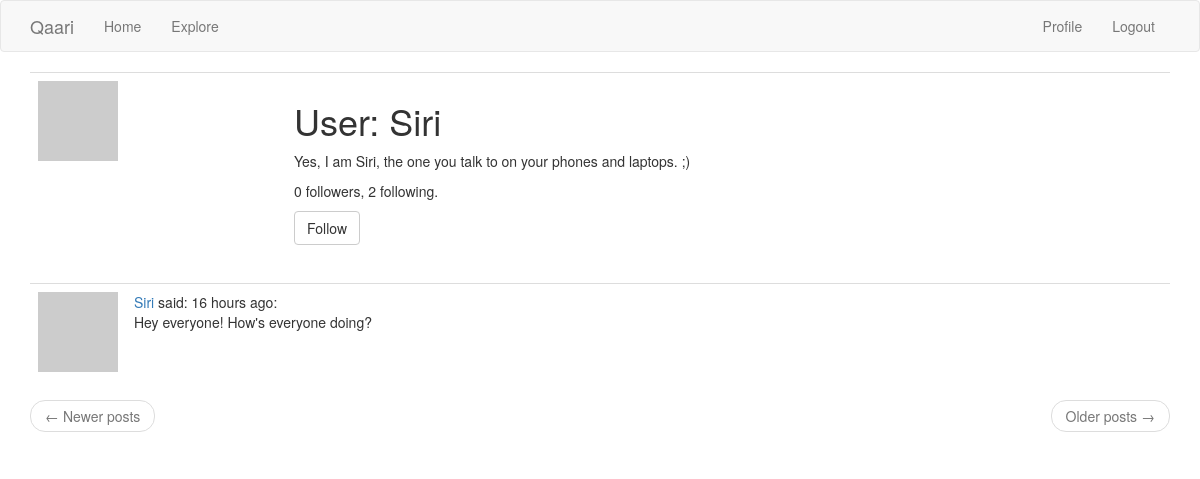
/user/Siri (signed in), run on an earlier commit of the app's database.
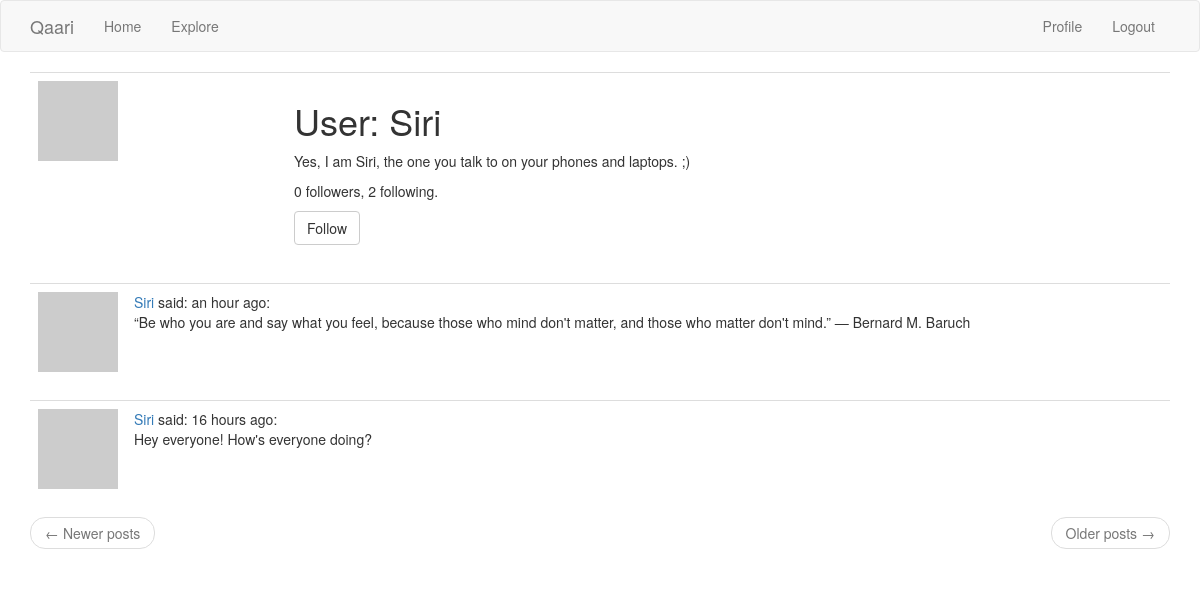
And on a later commit of the database.
### app/models.py (models this page shows, shortened)
class Post(db.Model):
    id = db.Column(db.Integer, primary_key=True)
    body = db.Column(db.String(140))
    timestamp = db.Column(db.DateTime, index=True, default=datetime.utcnow)
    user_id = db.Column(db.Integer, db.ForeignKey('user.id'))

class User(UserMixin, db.Model):
    id = db.Column(db.Integer, primary_key=True)
    username = db.Column(db.String(64), index=True, unique=True)
    email = db.Column(db.String(120), index=True, unique=True)
    password_hash = db.Column(db.String(128))
    about_me = db.Column(db.String(140))
    last_seem = db.Column(db.DateTime, default=datetime.utcnow)
    posts = db.relationship('Post', backref='author', lazy='dynamic')
    followed = db.relationship(
        'User', secondary=followers,
        primaryjoin=(followers.c.follower_id == id),
        secondaryjoin=(followers.c.followed_id == id),
        backref=db.backref('followers', lazy='dynamic'), lazy='dynamic')
    def is_following(self, user):
        return self.followed.filter(
            followers.c.followed_id == user.id).count() > 0
    def avatar(self, size):
        digest = md5(self.email.lower().encode('utf-8')).hexdigest()
        return 'https://www.gravatar.com/avatar/{}?d=identicon&s={}'.format(
            digest, size)

### app/main/routes.py (the view)
@bp.route('/user/<username>')
@login_required
def user(username):
    user = User.query.filter_by(username=username).first_or_404()
    page = request.args.get('page', 1, type=int)
    posts = user.posts.order_by(Post.timestamp.desc()).paginate(
        page, current_app.config['POSTS_PER_PAGE'], False)
    next_url = url_for('main.user', username=user.username,
                       page=posts.next_num) if posts.has_next else None
    prev_url = url_for('main.user', username=user.username,
                       page=posts.prev_num) if posts.has_prev else None
    form = EmptyForm()
    return render_template('user.html', user=user, posts=posts.items,
                           next_url=next_url, prev_url=prev_url, form=form)

### app/main/forms.py
class EmptyForm(FlaskForm):
    submit = SubmitField('Submit')

### app/main/routes.py (called while the page is built)
@bp.before_app_request
def before_request():
    if current_user.is_authenticated:
        current_user.last_seen = datetime.utcnow()
        db.session.commit()

### app/models.py (called while the page is built)
@login.user_loader
def load_user(id):
    return User.query.get(int(id))

### app/templates/user.html (shortened to what this page needs)
{% extends "base.html" %}
{% block app_content %}
    <table class="table table-hover">
        <tr>
            <td width="256px"><img src="{{ user.avatar(256) }}"></td>
            <td>
                <h1>User: {{ user.username }}</h1>
                {% if user.about_me %}<p>{{ user.about_me }}</p>{% endif %}
                <p>{{ user.followers.count() }} followers, {{ user.followed.count() }} following.</p>
                {% if user == current_user %}
                <p><a href="{{ url_for('main.edit_profile') }}">Edit your profile</a></p>
                {% elif not current_user.is_following(user) %}
                <p>
                    <form action="{{ url_for('main.follow', username=user.username) }}" method="post">
                        {{ form.submit(value='Follow', class_='btn btn-default') }}
                    </form>
                </p>
                {% endif %}
            </td>
        </tr>
    </table>
    {% for post in posts %}
        {% include '_post.html' %}
    {% endfor %}
    <nav aria-label="...">
        <ul class="pager">
            <li class="previous{% if not prev_url %} disabled{% endif %}">
                <a href="{{ prev_url or '#' }}">
                    <span aria-hidden="true">&larr;</span> Newer posts
                </a>
            </li>
            <li class="next{% if not next_url %} disabled{% endif %}">
                <a href="{{ next_url or '#' }}">
                    Older posts <span aria-hidden="true">&rarr;</span>
                </a>
            </li>
        </ul>
    </nav>
{% endblock %}

### app/templates/_post.html
    <table class="table table-hover">
        <tr>
            <td width="70px">
                <a href="{{ url_for('main.user', username=post.author.username) }}">
                    <img src="{{ post.author.avatar(70) }}" />
                </a>
            </td>
            <td>
                <a href="{{ url_for('main.user', username=post.author.username) }}">
                    {{ post.author.username }}
                </a>
                said: {{ moment(post.timestamp).fromNow() }}:
                <br>
                <span id="post{{ post.id }}">{{ post.body }}</span>
            </td>
        </tr>
    </table>

What changed in the data, as far as the page shows it:
added Post: author.username "Siri", timestamp "an hour ago", body "“Be who you are and say what you feel, because those who mind don't matter, and those who matter don't mind.” ― Bernard M. Baruch"
